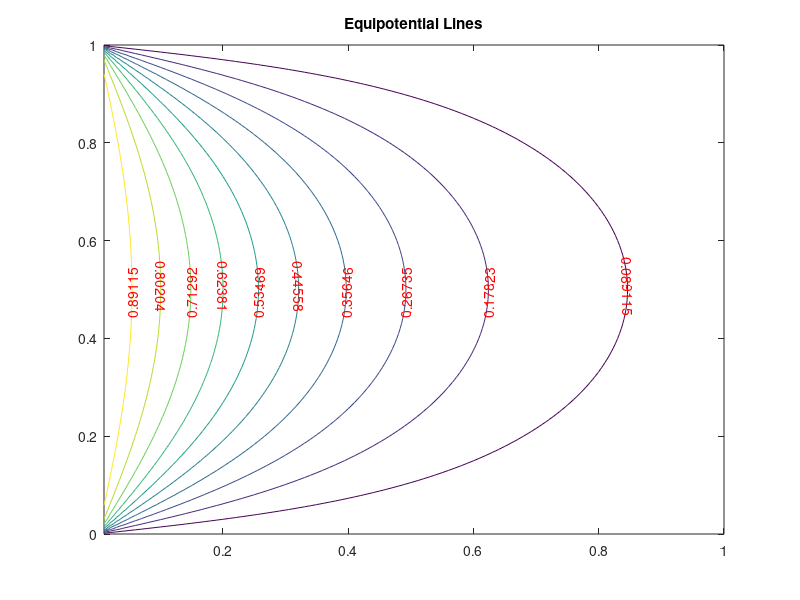

Source code (MATLAB):
% Electromagnetics:
% CA2: Equipotential Lines 
% Mohammad Mahdi Abdolhosseini 810198434
% AmirHossein Erfanimonfared 810198440
% Master: Dr.Neshat
V0 = 1;
b = 1;
[X,Y] = meshgrid(0.01:0.01:1,0:0.01:b);
Vxy = 0;
for n=1:2:100
    Cn = 4*V0/(pi*n);
    Vxy = Vxy + Cn*exp(-n*pi*X/b).*sin(n*pi*Y/b);
    [C,h] = contour(X, Y, Vxy);
    clabel(C,h,'FontSize',10,'Color','r','labelspacing',700)
end
title('Equipotential Lines')